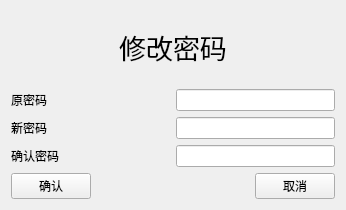
<?xml version="1.0" encoding="UTF-8"?>
<ui version="4.0">
 <class>pass</class>
 <widget class="QWidget" name="pass">
  <property name="geometry">
   <rect>
    <x>0</x>
    <y>0</y>
    <width>346</width>
    <height>210</height>
   </rect>
  </property>
  <property name="windowTitle">
   <string>修改密码</string>
  </property>
  <property name="windowIcon">
   <iconset resource="res.qrc">
    <normaloff>:/images/ujs.jpg</normaloff>:/images/ujs.jpg</iconset>
  </property>
  <layout class="QVBoxLayout" name="verticalLayout_3">
   <item>
    <widget class="QLabel" name="label_4">
     <property name="font">
      <font>
       <pointsize>20</pointsize>
      </font>
     </property>
     <property name="text">
      <string>修改密码</string>
     </property>
     <property name="alignment">
      <set>Qt::AlignCenter</set>
     </property>
    </widget>
   </item>
   <item>
    <layout class="QHBoxLayout" name="horizontalLayout_4">
     <item>
      <layout class="QVBoxLayout" name="verticalLayout_2">
       <item>
        <layout class="QHBoxLayout" name="horizontalLayout_3">
         <item>
          <widget class="QLabel" name="label">
           <property name="text">
            <string>原密码</string>
           </property>
          </widget>
         </item>
         <item>
          <spacer name="horizontalSpacer_2">
           <property name="orientation">
            <enum>Qt::Horizontal</enum>
           </property>
           <property name="sizeHint" stdset="0">
            <size>
             <width>40</width>
             <height>20</height>
            </size>
           </property>
          </spacer>
         </item>
        </layout>
       </item>
       <item>
        <layout class="QHBoxLayout" name="horizontalLayout_2">
         <item>
          <widget class="QLabel" name="label_2">
           <property name="text">
            <string>新密码</string>
           </property>
          </widget>
         </item>
         <item>
          <spacer name="horizontalSpacer_3">
           <property name="orientation">
            <enum>Qt::Horizontal</enum>
           </property>
           <property name="sizeHint" stdset="0">
            <size>
             <width>40</width>
             <height>20</height>
            </size>
           </property>
          </spacer>
         </item>
        </layout>
       </item>
       <item>
        <layout class="QHBoxLayout" name="horizontalLayout">
         <item>
          <widget class="QLabel" name="label_3">
           <property name="text">
            <string>确认密码</string>
           </property>
          </widget>
         </item>
         <item>
          <spacer name="horizontalSpacer_4">
           <property name="orientation">
            <enum>Qt::Horizontal</enum>
           </property>
           <property name="sizeHint" stdset="0">
            <size>
             <width>40</width>
             <height>20</height>
            </size>
           </property>
          </spacer>
         </item>
        </layout>
       </item>
      </layout>
     </item>
     <item>
      <layout class="QVBoxLayout" name="verticalLayout">
       <item>
        <widget class="QLineEdit" name="originEdit">
         <property name="echoMode">
          <enum>QLineEdit::Password</enum>
         </property>
        </widget>
       </item>
       <item>
        <widget class="QLineEdit" name="newEdit">
         <property name="echoMode">
          <enum>QLineEdit::Password</enum>
         </property>
        </widget>
       </item>
       <item>
        <widget class="QLineEdit" name="confirmEdit">
         <property name="echoMode">
          <enum>QLineEdit::Password</enum>
         </property>
        </widget>
       </item>
      </layout>
     </item>
    </layout>
   </item>
   <item>
    <layout class="QHBoxLayout" name="horizontalLayout1">
     <item>
      <widget class="QPushButton" name="confirmButton">
       <property name="text">
        <string>确认</string>
       </property>
      </widget>
     </item>
     <item>
      <spacer name="horizontalSpacer">
       <property name="orientation">
        <enum>Qt::Horizontal</enum>
       </property>
       <property name="sizeHint" stdset="0">
        <size>
         <width>40</width>
         <height>20</height>
        </size>
       </property>
      </spacer>
     </item>
     <item>
      <widget class="QPushButton" name="cancelButton">
       <property name="text">
        <string>取消</string>
       </property>
      </widget>
     </item>
    </layout>
   </item>
  </layout>
 </widget>
 <resources>
  <include location="res.qrc"/>
 </resources>
 <connections/>
</ui>
